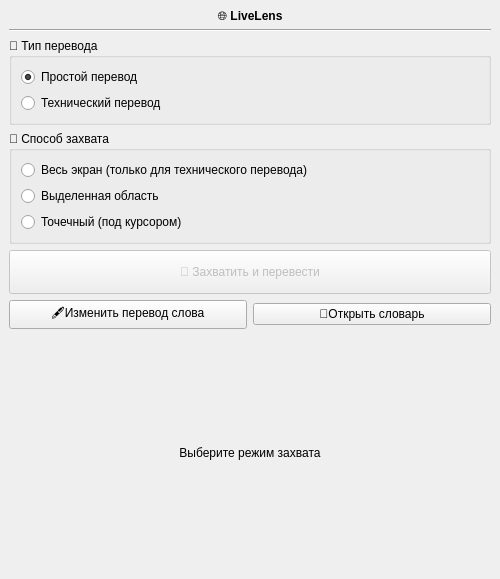
<?xml version="1.0" encoding="UTF-8"?>
<ui version="4.0">
 <class>MainWindow</class>
 <widget class="QMainWindow" name="MainWindow">
  <property name="geometry">
   <rect>
    <x>0</x>
    <y>0</y>
    <width>500</width>
    <height>579</height>
   </rect>
  </property>
  <property name="minimumSize">
   <size>
    <width>500</width>
    <height>540</height>
   </size>
  </property>
  <property name="windowTitle">
   <string>Screen Translator</string>
  </property>
  <widget class="QWidget" name="centralwidget">
   <layout class="QVBoxLayout" name="verticalLayout">
    <item>
     <widget class="QLabel" name="titleLabel">
      <property name="sizePolicy">
       <sizepolicy hsizetype="Preferred" vsizetype="Fixed">
        <horstretch>0</horstretch>
        <verstretch>0</verstretch>
       </sizepolicy>
      </property>
      <property name="text">
       <string>🌐  &lt;b&gt;LiveLens&lt;b&gt;</string>
      </property>
      <property name="alignment">
       <set>Qt::AlignmentFlag::AlignCenter</set>
      </property>
     </widget>
    </item>
    <item>
     <widget class="Line" name="line">
      <property name="orientation">
       <enum>Qt::Orientation::Horizontal</enum>
      </property>
     </widget>
    </item>
    <item>
     <widget class="QGroupBox" name="translationGroup">
      <property name="sizePolicy">
       <sizepolicy hsizetype="Preferred" vsizetype="Preferred">
        <horstretch>0</horstretch>
        <verstretch>0</verstretch>
       </sizepolicy>
      </property>
      <property name="font">
       <font>
        <family>Segoe UI</family>
       </font>
      </property>
      <property name="title">
       <string>📝 Тип перевода</string>
      </property>
      <layout class="QVBoxLayout" name="transLayout">
       <item>
        <widget class="QRadioButton" name="simpleBtn">
         <property name="text">
          <string>Простой перевод</string>
         </property>
         <property name="checked">
          <bool>true</bool>
         </property>
        </widget>
       </item>
       <item>
        <widget class="QRadioButton" name="technicalBtn">
         <property name="text">
          <string>Технический перевод</string>
         </property>
        </widget>
       </item>
      </layout>
     </widget>
    </item>
    <item>
     <widget class="QGroupBox" name="captureGroup">
      <property name="title">
       <string>🎯 Способ захвата</string>
      </property>
      <layout class="QVBoxLayout" name="captureLayout">
       <item>
        <widget class="QRadioButton" name="fullScreenBtn">
         <property name="text">
          <string>Весь экран (только для технического перевода)</string>
         </property>
        </widget>
       </item>
       <item>
        <widget class="QRadioButton" name="regionBtn">
         <property name="text">
          <string>Выделенная область</string>
         </property>
        </widget>
       </item>
       <item>
        <widget class="QRadioButton" name="pointBtn">
         <property name="text">
          <string>Точечный (под курсором)</string>
         </property>
        </widget>
       </item>
      </layout>
     </widget>
    </item>
    <item>
     <widget class="QPushButton" name="startCaptureBtn">
      <property name="enabled">
       <bool>false</bool>
      </property>
      <property name="minimumSize">
       <size>
        <width>0</width>
        <height>44</height>
       </size>
      </property>
      <property name="text">
       <string>🚀 Захватить и перевести</string>
      </property>
     </widget>
    </item>
    <item>
     <layout class="QHBoxLayout" name="horizontalLayout_2">
      <item>
       <widget class="QPushButton" name="changeWord_btn">
        <property name="text">
         <string>🖋️Изменить перевод слова</string>
        </property>
       </widget>
      </item>
      <item>
       <widget class="QPushButton" name="openDictBtn">
        <property name="text">
         <string>📕Открыть словарь</string>
        </property>
       </widget>
      </item>
     </layout>
    </item>
    <item>
     <widget class="QLabel" name="statusLabel">
      <property name="sizePolicy">
       <sizepolicy hsizetype="Preferred" vsizetype="Expanding">
        <horstretch>0</horstretch>
        <verstretch>0</verstretch>
       </sizepolicy>
      </property>
      <property name="minimumSize">
       <size>
        <width>0</width>
        <height>36</height>
       </size>
      </property>
      <property name="text">
       <string>Выберите режим захвата</string>
      </property>
      <property name="alignment">
       <set>Qt::AlignmentFlag::AlignCenter</set>
      </property>
      <property name="wordWrap">
       <bool>true</bool>
      </property>
     </widget>
    </item>
   </layout>
  </widget>
 </widget>
 <resources/>
 <connections/>
</ui>
